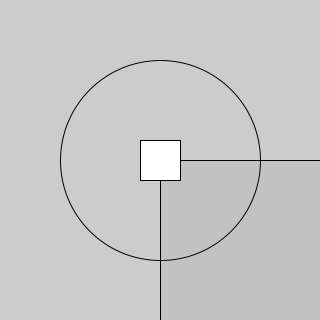
Frame 1 (no input)
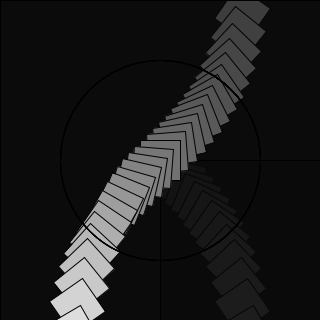
Frame 60 (the mouse pressed at the canvas centre just before this capture)
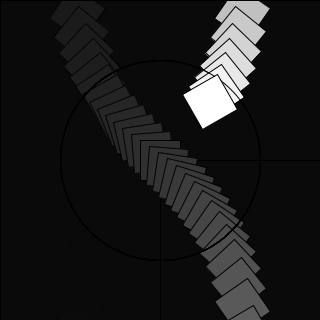
Frame 120 (the mouse held since frame 60 and released just before this capture)

The Processing sketch that drew these frames (run headless with seeded random() and noise(); from frame 60 on, the mouse is pressed at the canvas centre):

// Processing sketch: rotating_traced_rect
// ── rotating_traced_rect.pde
PFont f;
// The radius of the circle of rotation
float r = 100;
// The width and height of the box
float w = 40;


void setup() {
  size(320, 320);
  smooth();
}
float theta = 0 ;
void draw() {
  translate(width / 2, height / 2);
  noFill();
  stroke(0);
  // Our curve is a circle with radius r in the center of the window.
  ellipse(0, 0, r*2, r*2);  
  
    //the idea is incorprated from Arrays tut , see arrays_spots_traced
    fill(0,12);
    rect(0,0,width,height); 
    
    pushMatrix();
    /*tweaks :
     remove the multipication of the radius r 
    change the trigonometric function  to sin\cos\tan in any 
    or both of the two argumetns
    */
    translate(r*sin(theta), r*tan(theta));
    rotate(theta);
    fill(255);
    rectMode(CENTER);
    rect(0,0,w,w);  
    popMatrix();
    theta +=PI/42;
    
        

 
  
}
